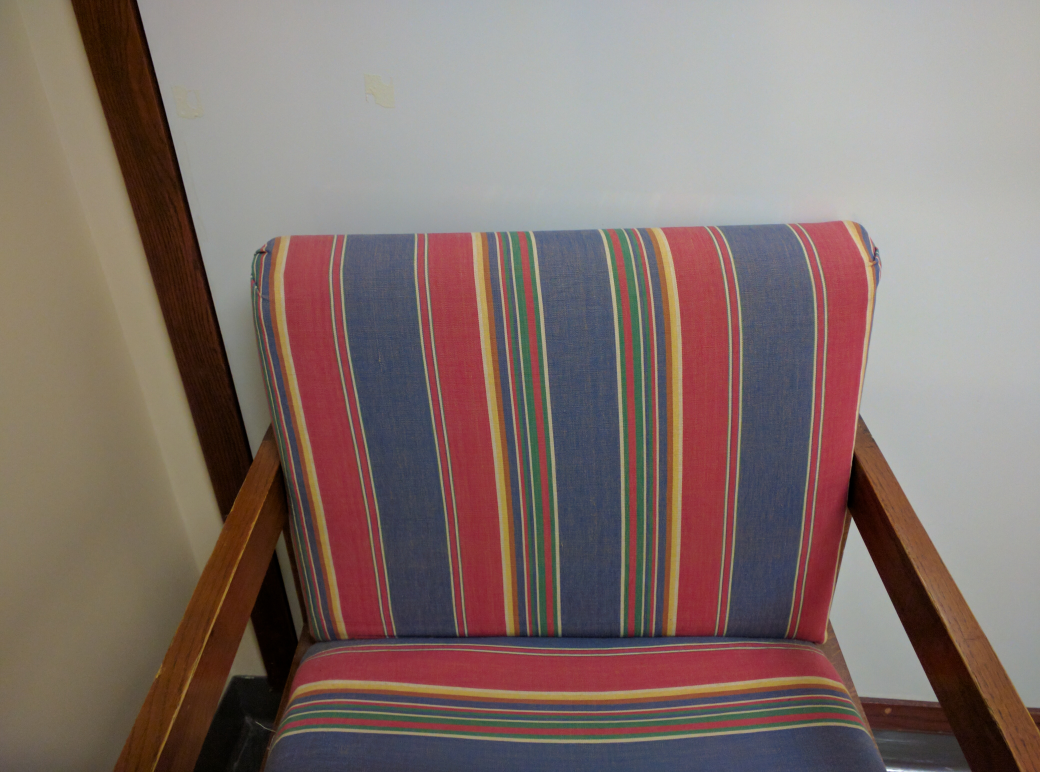
#> input picture data/chair.jpg, 4160 x 3088 px (shown at 1/4 size)
$ jupyter execute 3_skimage.ipynb
#> lines starting #> are read from the running program, lines starting #| are printed output that depends on the picture; after the words box and inside, x2 and y2 are one past the last pixel; in counts of white or black regions, pixels touching at a corner belong together
[cell 1]
import imageio.v3 as iio
import ipympl
import matplotlib.pyplot as plt
import numpy as np
import skimage as ski

[cell 2]
chair = iio.imread(uri="data/chair.jpg")
#> chair is the input picture: shape (3088, 4160, 3); mean R, G, B 130.6, 113.4, 108.5
fig, ax = plt.subplots()
ax.imshow(chair)

[cell 3]
print(chair)
#> (printed output is left out)

[cell 4]
# resizing an image

new_shape = (chair.shape[0] // 10, chair.shape[1] // 10, chair.shape[2])
#> new_shape = (308, 416, 3)
resized_chair = ski.transform.resize(image=chair, output_shape=new_shape)
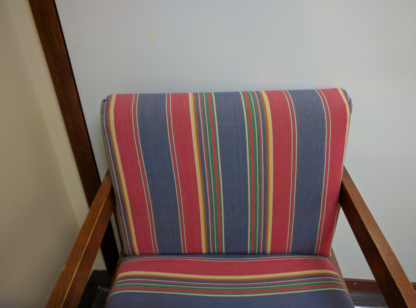
#> resized_chair: shape (308, 416, 3) float64; mean R, G, B 0.512, 0.445, 0.426
fig, ax = plt.subplots()
ax.imshow(resized_chair)

# File에 쓰려면 ubyte 포맷으로 변경해야 한다.
# resize의 결과는 float 타입 ndarray로 이미지 픽셀 포맷으로 사용할 수 없다.
resized_chair = ski.util.img_as_ubyte(resized_chair)
iio.imwrite(uri='data/resized_chair.jpg', image=resized_chair)

[cell 5]
maize_roots = iio.imread(uri="data/maize-root-cluster.jpg")
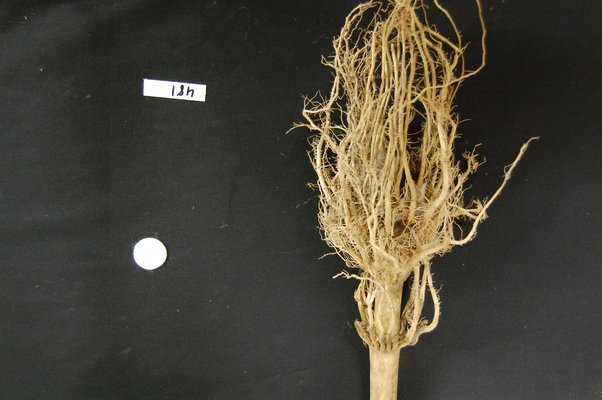
#> input picture data/maize-root-cluster.jpg, 602 x 400 px
#> maize_roots is the input picture: shape (400, 602, 3); mean R, G, B 70.5, 66.4, 54.5
maize_roots = np.array(maize_roots)

fig, ax = plt.subplots()
ax.imshow(maize_roots)

[cell 6]
maize_roots[maize_roots < 128] = 0
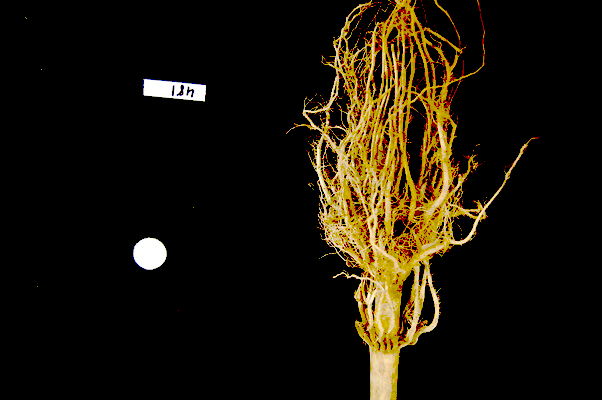
#> maize_roots: shape (400, 602, 3); mean R, G, B 27.3, 20.7, 7.7

fig, ax = plt.subplots()
ax.imshow(maize_roots)

[cell 7]
chair = iio.imread(uri="data/chair.jpg")

fig, ax = plt.subplots()
ax.imshow(chair)

gray_chair = ski.color.rgb2gray(chair)
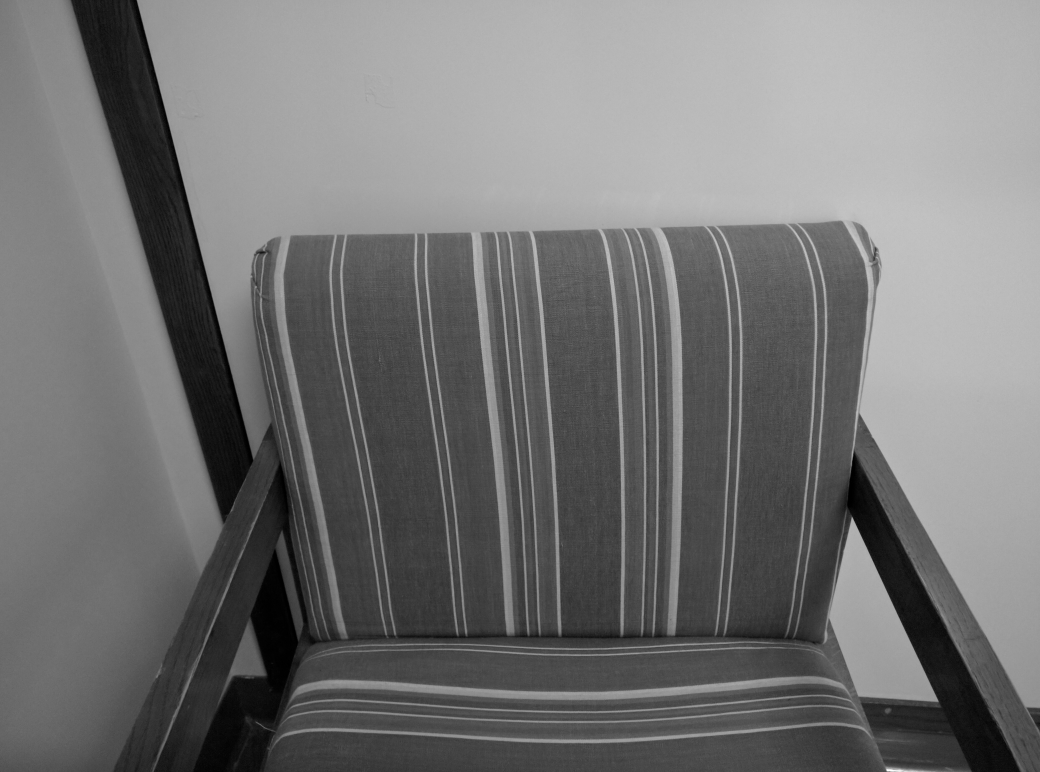
#> gray_chair: shape (3088, 4160) float64 (shown at 1/4 size); min 0, max 1, mean 0.458
fig, ax = plt.subplots()
ax.imshow(gray_chair, cmap="gray")

[cell 8]
gray_chair = iio.imread(uri="data/chair.jpg", mode="L")
#> gray_chair: shape (3088, 4160); min 0, max 255, mean 118

fig, ax = plt.subplots()
ax.imshow(gray_chair, cmap="gray")

[cell 9]
sudoku = iio.imread(uri="data/sudoku.png", mode="L")
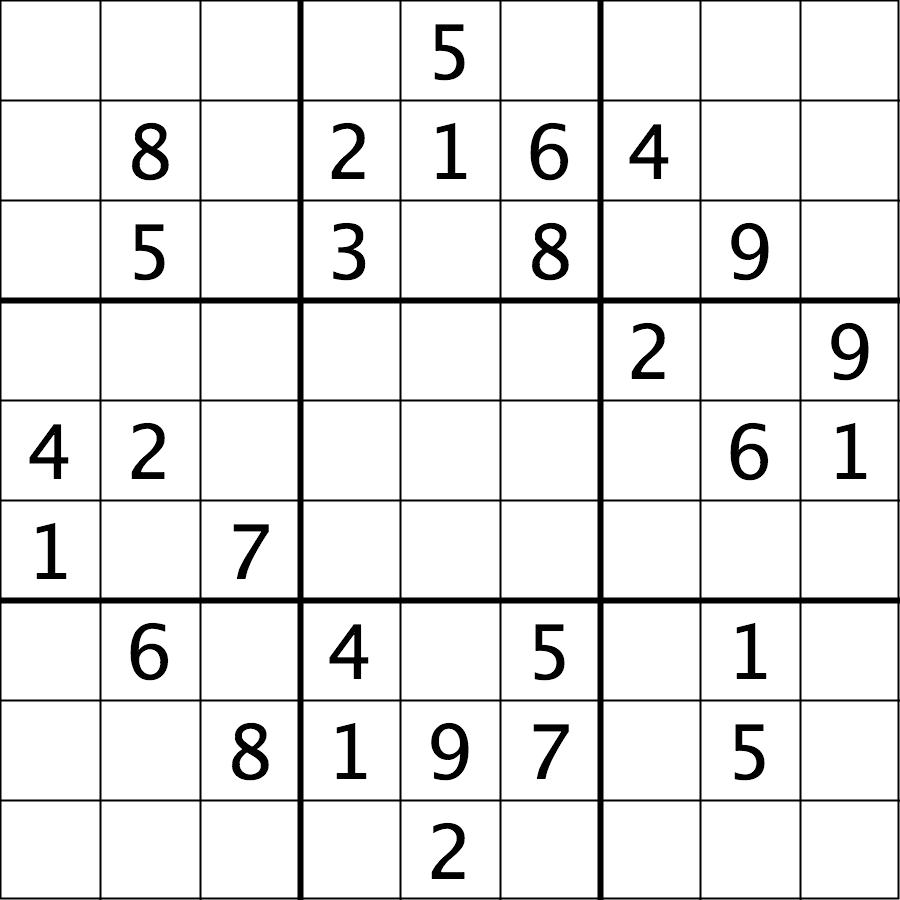
#> input picture data/sudoku.png, 900 x 900 px
#> sudoku is the input picture: shape (900, 900); min 0, max 255, mean 232.7
sudoku = np.array(sudoku)
sudoku[sudoku > 192] = 192
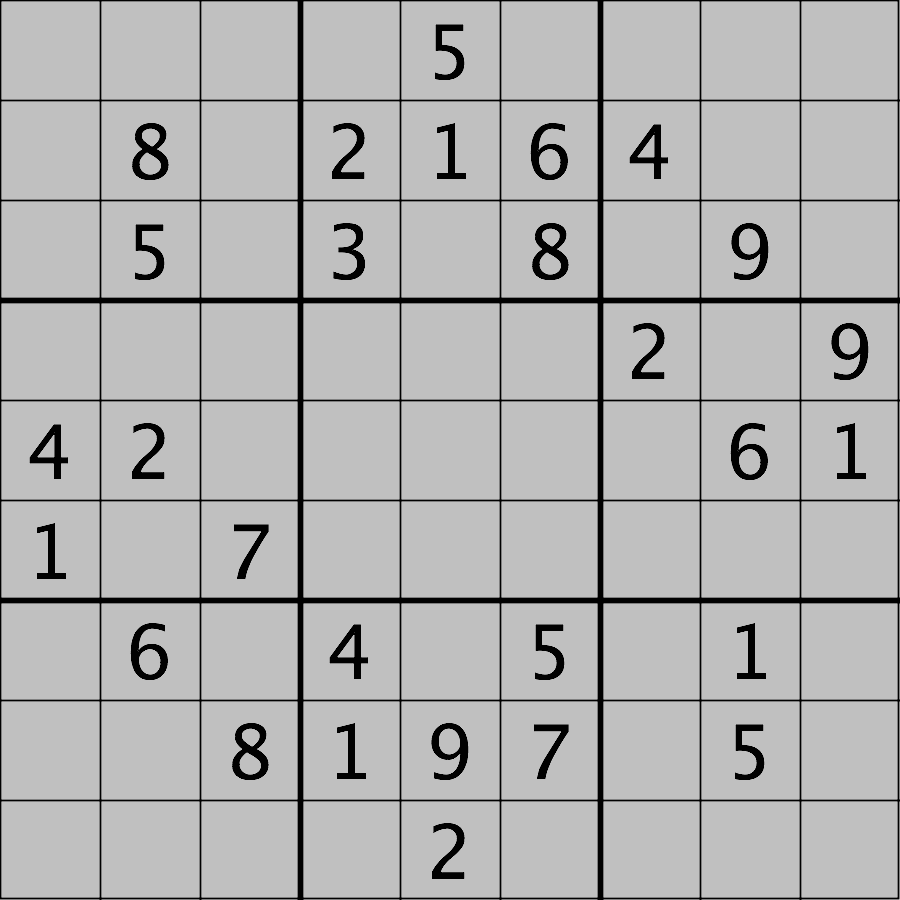
#> sudoku: shape (900, 900); min 0, max 192, mean 176.7

fig, ax = plt.subplots()
ax.imshow(sudoku, cmap="gray", vmin=0, vmax=255)

[cell 10]
board = iio.imread(uri="data/board.jpg")
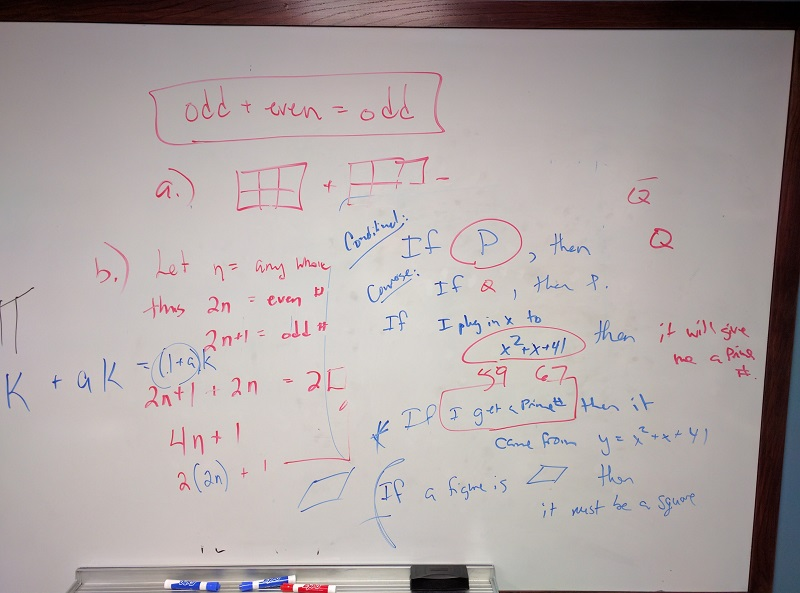
#> input picture data/board.jpg, 800 x 593 px
#> board is the input picture: shape (593, 800, 3); mean R, G, B 174.7, 165.6, 165.2
board = np.array(board)
fig, ax = plt.subplots()
ax.imshow(board)

[cell 11]
clipped_board = board[60:151, 135:481, :]
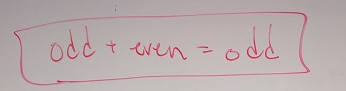
#> clipped_board: shape (91, 346, 3); mean R, G, B 185.1, 171.8, 172.6
fig, ax = plt.subplots()
ax.imshow(clipped_board)
iio.imwrite(uri="data/clipped_board.tif", image=clipped_board)

[cell 12]
import matplotlib.pyplot as plt
color = board[330, 90]
#> color = [198, 189, 190]
board[60:151, 135:481, :] = color
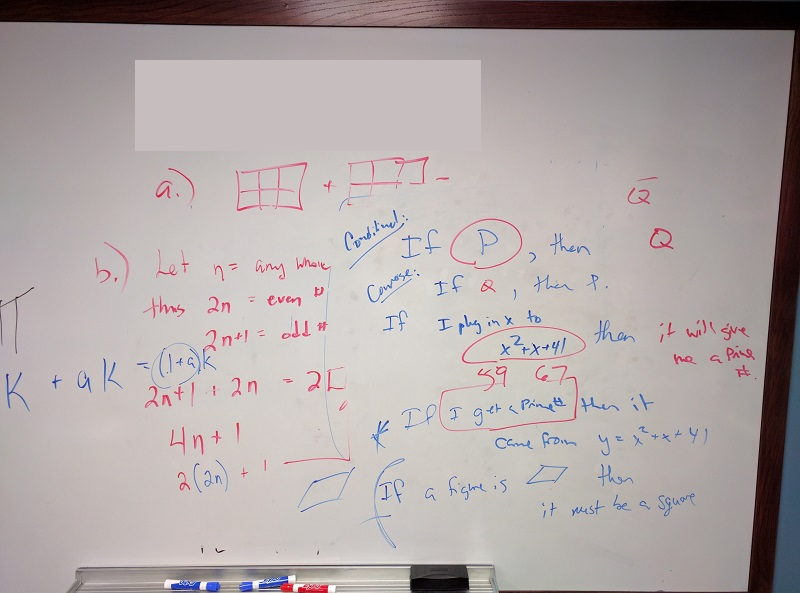
#> board: shape (593, 800, 3); 6.64% of pixels changed, all inside (x1, y1, x2, y2) = (135, 60, 481, 151)
fig, ax = plt.subplots()
ax.imshow(board)

[cell 13]
maize_roots = iio.imread(uri="data/maize-root-cluster.jpg")
maize_roots = np.array(maize_roots)
fig, ax = plt.subplots()
ax.imshow(maize_roots)

[cell 14]
maize = maize_roots[:, 300:500, :]
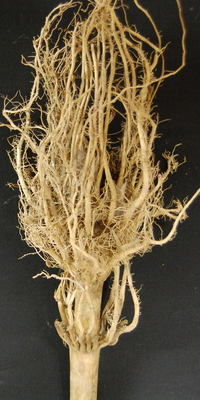
#> maize: shape (400, 200, 3); mean R, G, B 107.5, 92.9, 65.9
fig, ax = plt.subplots(1, 2)
ax[0].imshow(maize_roots)
ax[1].imshow(maize)
